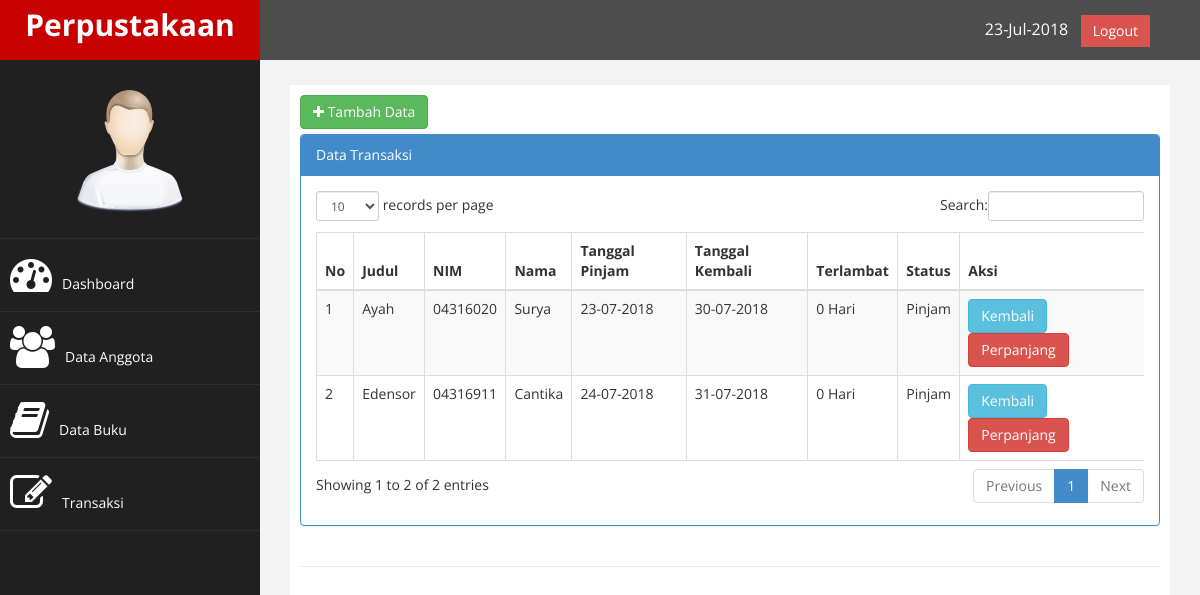
The page /?page=transaksi (signed in) on the database its author committed.
### tables this page shows
CREATE TABLE `tb_transaksi` (
  `id` int(9) NOT NULL,
  `judul` varchar(200) NOT NULL,
  `nim` varchar(8) NOT NULL,
  `nama` varchar(250) NOT NULL,
  `tgl_pinjam` varchar(30) NOT NULL,
  `tgl_kembali` varchar(30) NOT NULL,
  `status` varchar(100) NOT NULL
);

### function.php (called while the page is built)
<?php
	function terlambat($tgl_dateline, $tgl_kembali){
		$tgl_dateline_pecah = explode("-", $tgl_dateline);
		$tgl_dateline_pecah = $tgl_dateline_pecah[2]."-".$tgl_dateline_pecah[1]."-".$tgl_dateline_pecah[0];
		$tgl_kembali_pecah = explode("-", $tgl_kembali);
		$tgl_kembali_pecah = $tgl_kembali_pecah[2]."-".$tgl_kembali_pecah[1]."-".$tgl_kembali_pecah[0];
		$selisih = strtotime($tgl_kembali_pecah)-strtotime($tgl_dateline_pecah);
		$selisih = $selisih/86400;
		if ($selisih>=1){
			$hasil_tgl = floor($selisih);
		}else{
			$hasil_tgl = 0;
		}
		return $hasil_tgl;
	}
?>

### page/transaksi/transaksi.php (the view)
<a href ="?page=transaksi&aksi=tambah" class = "btn btn-success" style = "margin-bottom:5px;"><i class = "fa fa-plus"></i> Tambah Data</a>
<div class="row">
    <div class="col-md-12">
        <div class="panel panel-primary">
            <div class="panel-heading">
                Data Transaksi
            </div>
            <div class="panel-body">
                <div class="table-responsive">
                    <table class="table table-striped table-bordered table-hover" id="dataTables-example">
                        <thead>
                            <tr>
                                <th>No</th>
                                <th>Judul</th>
                                <th>NIM</th>
                                <th>Nama</th>
                                <th>Tanggal Pinjam</th>
                                <th>Tanggal Kembali</th>
                                <th>Terlambat</th>
                                <th>Status</th>
                                <th>Aksi</th>
                            </tr>
                        </thead>
                        <tbody>
                            <?php
                            $no =1;
                            $sql = $koneksi->query("select * from tb_transaksi where status = 'pinjam'");
                            while ($data = $sql->fetch_assoc()){
                                $status = ($data['status']==pinjam)?"Pinjam":"Kembali";
                                ?>
                                <tr>
                                    <td><?php echo $no++;?></td>
                                    <td><?php echo $data['judul'];?></td>
                                    <td><?php echo $data['nim'];?></td>
                                    <td><?php echo $data['nama'];?></td>
                                    <td><?php echo $data['tgl_pinjam'];?></td>
                                    <td><?php echo $data['tgl_kembali'];?></td>
                                    <td>
                                        <?php
                                        $denda = 1000;
                                        $tgl_dateline = $data['tgl_kembali'];
                                        $tgl_kembali = date('Y-m-d');
                                        $lambat = terlambat($tgl_dateline, $tgl_kembali);
                                        $denda1 = $lambat*$denda;
                                        if ($lambat>0) {
                                            echo "
                                            <font color='red'>$lambat Hari<br>(Rp. $denda1)</font>
                                            ";
                                        }else{
                                            echo $lambat." Hari";
                                        }
                                        ?>
                                    </td>
                                    <td><?php echo $status;?></td>
                                    <td>
                                        <a href = "?page=transaksi&aksi=kembali&id=<?php echo $data['id']; ?>&judul=<?php echo $data['judul']; ?>" class = "btn btn-info"></i>Kembali</a>
                                        <a href = "?page=transaksi&aksi=perpanjang&id=<?php echo $data['id']; ?>&judul=<?php echo $data['judul']?>&lambat=<?php echo $lambat ?>&tgl_kembali=<?php echo $data['tgl_kembali']?>" class = "btn btn-danger">Perpanjang</a>
                                    </td>
                                </tr>
                            <?php }?>
                        </tbody>
                    </table>
                </div>
            </div>
        </div>
    </div>
</div>

### assets/css/custom.css (style rules this page uses)
body { font-family: 'Open Sans', sans-serif; }

### rows shown on the page
tb_transaksi: judul "Ayah", nim "04316020", nama "Surya", tgl_pinjam "23-07-2018", tgl_kembali "30-07-2018", tgl_kembali "0", status "Pinjam"
tb_transaksi: judul "Edensor", nim "04316911", nama "Cantika", tgl_pinjam "24-07-2018", tgl_kembali "31-07-2018", tgl_kembali "0", status "Pinjam"
